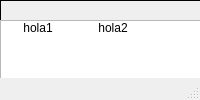
<?xml version="1.0" encoding="UTF-8"?>
<ui version="4.0">
 <class>MainWindow</class>
 <widget class="QMainWindow" name="MainWindow">
  <property name="enabled">
   <bool>true</bool>
  </property>
  <property name="geometry">
   <rect>
    <x>0</x>
    <y>0</y>
    <width>643</width>
    <height>0</height>
   </rect>
  </property>
  <property name="windowTitle">
   <string>MainWindow</string>
  </property>
  <widget class="QWidget" name="centralwidget">
   <widget class="QFrame" name="main_frame">
    <property name="geometry">
     <rect>
      <x>0</x>
      <y>0</y>
      <width>641</width>
      <height>421</height>
     </rect>
    </property>
    <property name="frameShape">
     <enum>QFrame::Box</enum>
    </property>
    <property name="frameShadow">
     <enum>QFrame::Plain</enum>
    </property>
    <widget class="QLabel" name="shop_name_label">
     <property name="geometry">
      <rect>
       <x>0</x>
       <y>0</y>
       <width>661</width>
       <height>21</height>
      </rect>
     </property>
     <property name="layoutDirection">
      <enum>Qt::LeftToRight</enum>
     </property>
     <property name="frameShape">
      <enum>QFrame::Box</enum>
     </property>
     <property name="frameShadow">
      <enum>QFrame::Plain</enum>
     </property>
     <property name="lineWidth">
      <number>1</number>
     </property>
     <property name="text">
      <string>shop_name</string>
     </property>
     <property name="alignment">
      <set>Qt::AlignCenter</set>
     </property>
     <property name="margin">
      <number>0</number>
     </property>
    </widget>
    <widget class="QListWidget" name="elements_grid">
     <property name="geometry">
      <rect>
       <x>0</x>
       <y>20</y>
       <width>421</width>
       <height>401</height>
      </rect>
     </property>
     <property name="movement">
      <enum>QListView::Free</enum>
     </property>
     <property name="flow">
      <enum>QListView::LeftToRight</enum>
     </property>
     <property name="isWrapping" stdset="0">
      <bool>false</bool>
     </property>
     <property name="resizeMode">
      <enum>QListView::Fixed</enum>
     </property>
     <property name="layoutMode">
      <enum>QListView::Batched</enum>
     </property>
     <property name="spacing">
      <number>1</number>
     </property>
     <property name="gridSize">
      <size>
       <width>75</width>
       <height>75</height>
      </size>
     </property>
     <property name="viewMode">
      <enum>QListView::IconMode</enum>
     </property>
     <property name="modelColumn">
      <number>0</number>
     </property>
     <property name="uniformItemSizes">
      <bool>true</bool>
     </property>
     <property name="wordWrap">
      <bool>false</bool>
     </property>
     <property name="sortingEnabled">
      <bool>true</bool>
     </property>
     <item>
      <property name="text">
       <string>hola1</string>
      </property>
      <property name="background">
       <brush brushstyle="NoBrush">
        <color alpha="255">
         <red>0</red>
         <green>0</green>
         <blue>0</blue>
        </color>
       </brush>
      </property>
      <property name="foreground">
       <brush brushstyle="NoBrush">
        <color alpha="255">
         <red>0</red>
         <green>0</green>
         <blue>0</blue>
        </color>
       </brush>
      </property>
     </item>
     <item>
      <property name="text">
       <string>hola2</string>
      </property>
     </item>
    </widget>
    <widget class="QTableWidget" name="cart_table">
     <property name="geometry">
      <rect>
       <x>430</x>
       <y>20</y>
       <width>201</width>
       <height>251</height>
      </rect>
     </property>
     <property name="horizontalScrollBarPolicy">
      <enum>Qt::ScrollBarAlwaysOff</enum>
     </property>
     <property name="alternatingRowColors">
      <bool>false</bool>
     </property>
     <property name="selectionMode">
      <enum>QAbstractItemView::SingleSelection</enum>
     </property>
     <property name="selectionBehavior">
      <enum>QAbstractItemView::SelectRows</enum>
     </property>
     <property name="gridStyle">
      <enum>Qt::NoPen</enum>
     </property>
     <attribute name="verticalHeaderVisible">
      <bool>false</bool>
     </attribute>
     <attribute name="verticalHeaderDefaultSectionSize">
      <number>30</number>
     </attribute>
     <row>
      <property name="text">
       <string>1</string>
      </property>
     </row>
     <column>
      <property name="text">
       <string>item</string>
      </property>
     </column>
     <column>
      <property name="text">
       <string>cost</string>
      </property>
     </column>
    </widget>
    <widget class="QPushButton" name="check_out_button">
     <property name="geometry">
      <rect>
       <x>430</x>
       <y>320</y>
       <width>201</width>
       <height>41</height>
      </rect>
     </property>
     <property name="text">
      <string>Check out</string>
     </property>
    </widget>
    <widget class="QTableWidget" name="total_table">
     <property name="geometry">
      <rect>
       <x>430</x>
       <y>280</y>
       <width>201</width>
       <height>31</height>
      </rect>
     </property>
     <property name="verticalScrollBarPolicy">
      <enum>Qt::ScrollBarAlwaysOff</enum>
     </property>
     <property name="horizontalScrollBarPolicy">
      <enum>Qt::ScrollBarAlwaysOff</enum>
     </property>
     <property name="editTriggers">
      <set>QAbstractItemView::NoEditTriggers</set>
     </property>
     <property name="selectionMode">
      <enum>QAbstractItemView::NoSelection</enum>
     </property>
     <property name="showGrid">
      <bool>false</bool>
     </property>
     <property name="gridStyle">
      <enum>Qt::SolidLine</enum>
     </property>
     <property name="cornerButtonEnabled">
      <bool>true</bool>
     </property>
     <attribute name="horizontalHeaderVisible">
      <bool>false</bool>
     </attribute>
     <attribute name="horizontalHeaderHighlightSections">
      <bool>true</bool>
     </attribute>
     <attribute name="verticalHeaderVisible">
      <bool>false</bool>
     </attribute>
     <row>
      <property name="text">
       <string>1</string>
      </property>
     </row>
     <column>
      <property name="text">
       <string>total_text</string>
      </property>
     </column>
     <column>
      <property name="text">
       <string>total_value</string>
      </property>
     </column>
     <item row="0" column="0">
      <property name="text">
       <string>Total</string>
      </property>
     </item>
    </widget>
    <widget class="QPushButton" name="check_out_button_2">
     <property name="geometry">
      <rect>
       <x>430</x>
       <y>370</y>
       <width>201</width>
       <height>41</height>
      </rect>
     </property>
     <property name="text">
      <string>Report</string>
     </property>
    </widget>
   </widget>
  </widget>
  <widget class="QStatusBar" name="statusbar"/>
 </widget>
 <resources/>
 <connections/>
</ui>
